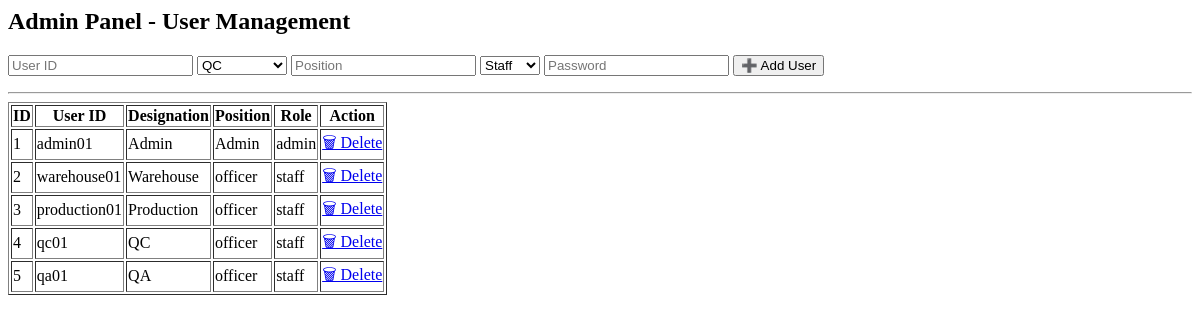
Page /admin (signed in) on the earlier database version.
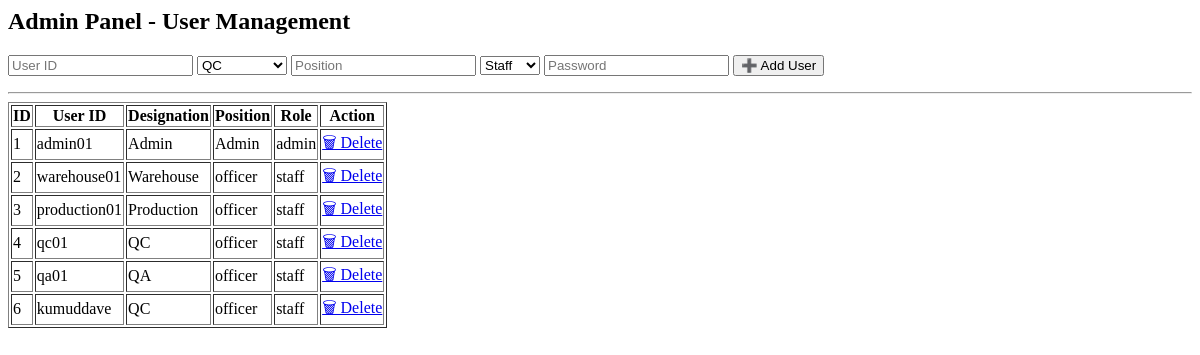
Same page on the later database version.
### models.py (models this page shows)
class User(db.Model):
    id = db.Column(db.Integer, primary_key=True)
    user_id = db.Column(db.String(50), unique=True, nullable=False)
    designation = db.Column(db.String(50), nullable=False)  # Admin, QC, QA, etc.
    position = db.Column(db.String(50), nullable=False)     # Officer, Exec, HOD
    role = db.Column(db.String(50), nullable=False)         # admin, staff
    password_hash = db.Column(db.String(200), nullable=False)

### app.py (the view)
@app.route("/admin")
def admin_panel():
    if "designation" in session and session["designation"] == "Admin":
        users = User.query.all()
        return render_template("admin_panel.html", users=users)
    return redirect(url_for("login"))

### templates/admin_panel.html (shortened to what this page needs)
<h2>Admin Panel - User Management</h2>
<form method="POST" action="{{ url_for('add_user') }}">
  <input type="text" name="user_id" placeholder="User ID" required>
  <select name="designation" required>
    <option value="QC">QC</option>
  </select>
  <input type="text" name="position" placeholder="Position" required>
  <select name="role" required>
    <option value="staff">Staff</option>
  </select>
  <input type="password" name="password" placeholder="Password" required>
  <button type="submit">➕ Add User</button>
</form>
<hr>
<table border="1">
  <tr>
    <th>ID</th>
    <th>User ID</th>
    <th>Designation</th>
    <th>Position</th>
    <th>Role</th>
    <th>Action</th>
  </tr>
  {% for user in users %}
  <tr>
    <td>{{ user.id }}</td>
    <td>{{ user.user_id }}</td>
    <td>{{ user.designation }}</td>
    <td>{{ user.position }}</td>
    <td>{{ user.role }}</td>
    <td><a href="{{ url_for('delete_user', user_id=user.id) }}">🗑 Delete</a></td>
  </tr>
  {% endfor %}
</table>

Differences in the rows shown:
added User: id "6", user_id "kumuddave", designation "QC", position "officer", role "staff"
